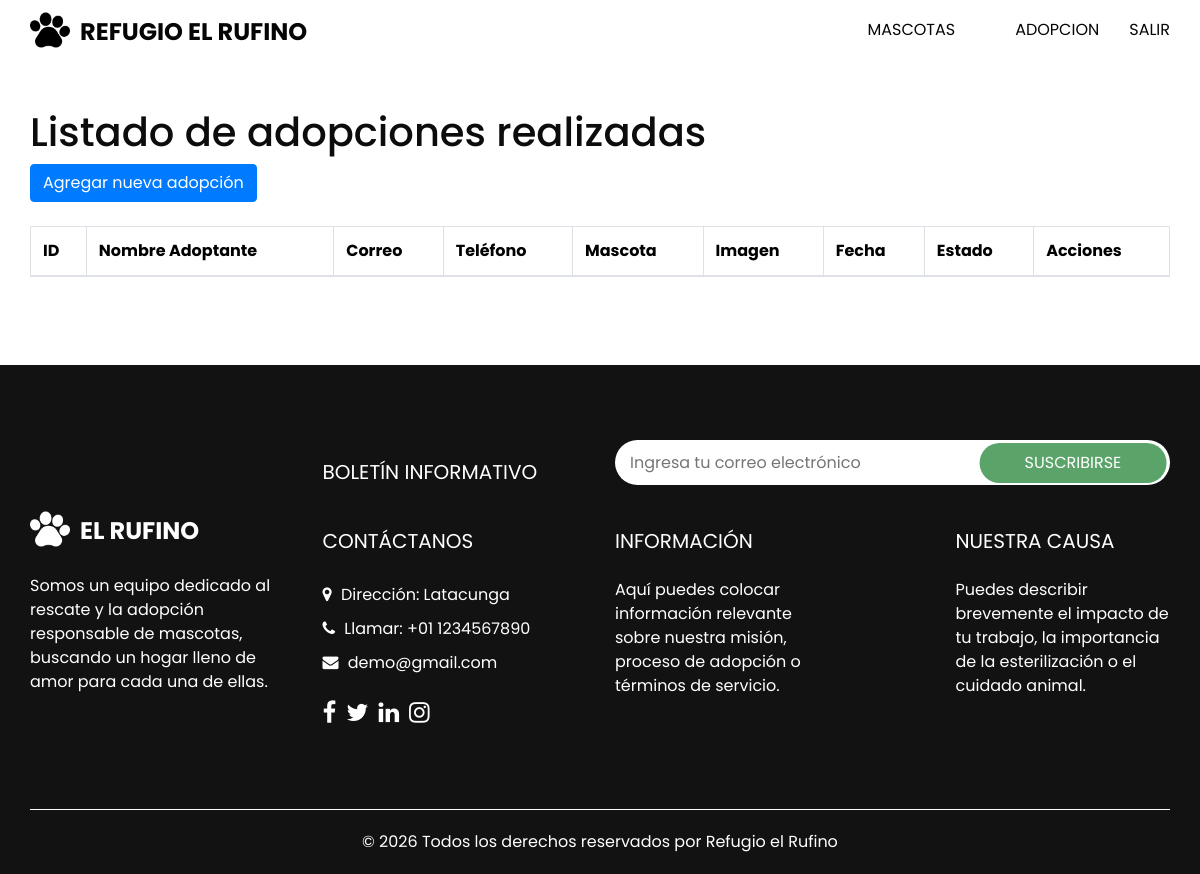
The app's page /inicio3/ (signed in), older data.
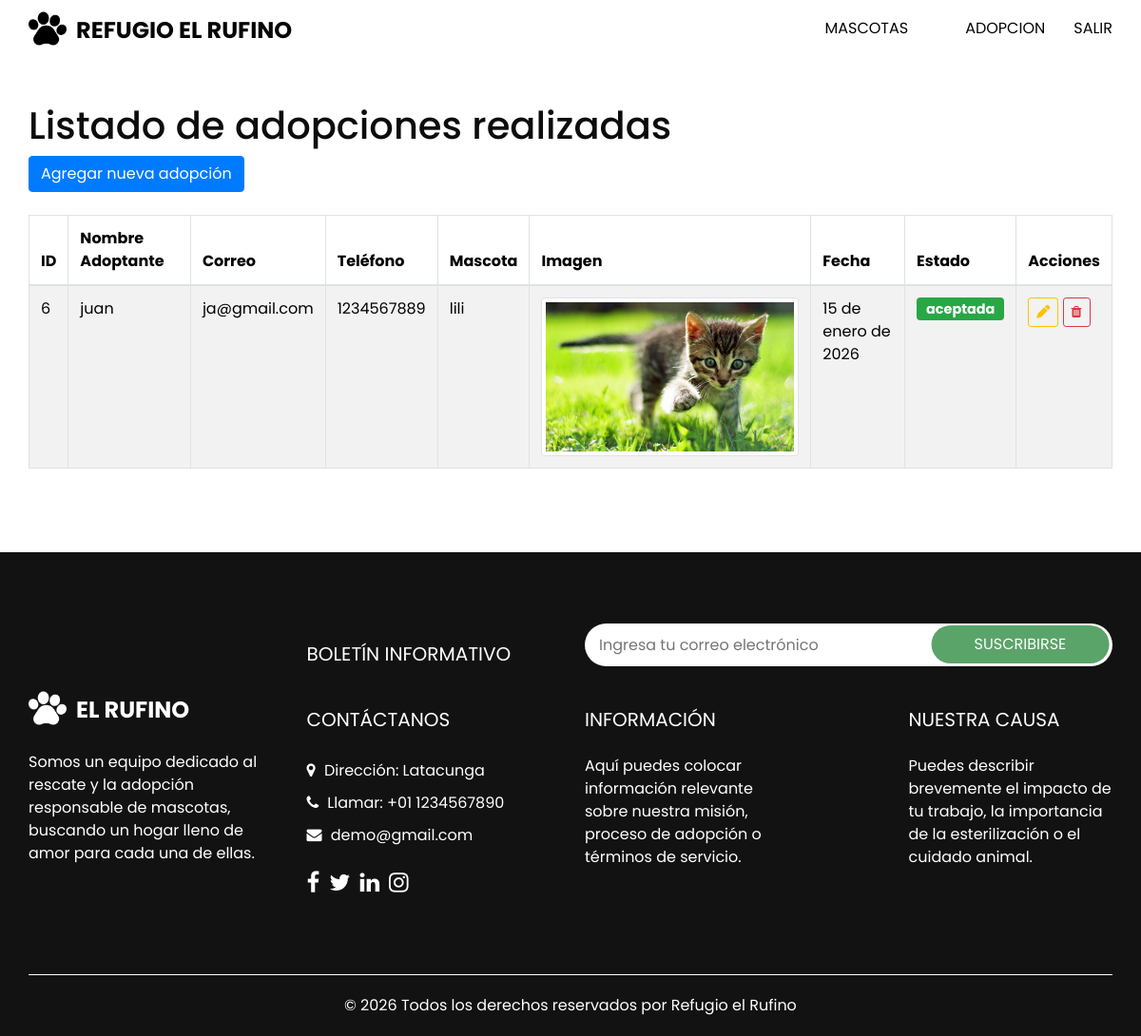
The same page, newer data.
### Aplicaciones/Adopcion/models.py (models this page shows, shortened)
class Adopcion(models.Model):
    ESTADO_CHOICES = [
        ('pendiente', 'Pendiente'),
        ('aceptada', 'Aceptada'),
        ('rechazada', 'Rechazada'),
    ]
    nombre_adoptante = models.CharField(max_length=200)
    correo = models.EmailField()
    telefono = models.CharField(max_length=15)
    mascota = models.ForeignKey(Mascota, on_delete=models.CASCADE)
    fecha = models.DateField(default=date.today)
    estado = models.CharField(max_length=10, choices=ESTADO_CHOICES, default='pendiente')

### Aplicaciones/Mascota/models.py (models this page shows, shortened)
class Mascota(models.Model):
    ESPECIE_CHOICES = [
        ('Perro', 'Perro'),
        ('Gato', 'Gato'),
        ('Otro', 'Otro'),
    ]
    codigo = models.CharField(max_length=50, unique=True)
    nombre = models.CharField(max_length=200)
    especie = models.CharField(max_length=20, choices=ESPECIE_CHOICES)
    edad = models.PositiveIntegerField()
    adoptado = models.BooleanField(default=False)
    imgMascota = models.ImageField(upload_to='imgMascota/', blank=True, null=True)

### Aplicaciones/Adopcion/views.py (the view)
# urls.py: path('', views.inicioadopcion, name='inicioadopcion'),
@login_required
def inicioadopcion(request):
    listadoAdo = Adopcion.objects.all()
    return render(request, 'inicio3.html', {'adopciones': listadoAdo})

### Aplicaciones/Adopcion/templates/inicio3.html (shortened to what this page needs)
{% extends './plantilla.html' %}
{% block contenido %}
<br><br>
<div class="container">
    <h1>Listado de adopciones realizadas</h1>
    <a href="{% url 'nuevaAdopcion' %}" class="btn btn-primary">Agregar nueva adopción</a>
    <br><br>
    <table class="table table-bordered table-striped table-hover" id="tbl_ado">
        <thead>
            <tr>
                <th>ID</th>
                <th>Nombre Adoptante</th>
                <th>Correo</th>
                <th>Teléfono</th>
                <th>Mascota</th>
                <th>Imagen</th>
                <th>Fecha</th>
                <th>Estado</th>
                <th>Acciones</th>
            </tr>
        </thead>
        <tbody>
            {% for adopcion in adopciones %}
            <tr>
                <td>{{ adopcion.id }}</td>
                <td>{{ adopcion.nombre_adoptante }}</td>
                <td>{{ adopcion.correo }}</td>
                <td>{{ adopcion.telefono }}</td>
                <td>{{ adopcion.mascota.nombre }}</td>
                <td>
                    {% if adopcion.mascota.imgMascota %}
                        <img src="{{ adopcion.mascota.imgMascota.url }}"
                             class="img-thumbnail"
                             height="60"
                             alt="{{ adopcion.mascota.nombre }}"
                             style="cursor: pointer;"
                             data-bs-toggle="modal"
                             data-bs-target="#imagenModal{{ adopcion.id }}">
                    {% else %}
                        Sin imagen
                    {% endif %}
                </td>
                <td>{{ adopcion.fecha }}</td>
                <td>
                    <span class="badge
                        {% if adopcion.estado == 'pendiente' %}bg-warning
                        {% elif adopcion.estado == 'aceptada' %}bg-success
                        {% else %}bg-danger{% endif %}">
                        {{ adopcion.estado }}
                    </span>
                </td>
                <td>
                    <a href="{% url 'editarAdopcion' adopcion.id %}" class="btn btn-outline-warning btn-sm">
                        <i class="fa fa-pen"></i>
                    </a>
                    <a href="{% url 'eliminarAdopcion' adopcion.id %}" class="btnEliminar btn btn-outline-danger btn-sm" data-id="{{ adopcion.id }}">
                        <i class="fa fa-trash"></i>
                    </a>
                </td>
            </tr>
            {% endfor %}
        </tbody>
    </table>
</div>
{% endblock %}

Row changes from the older to the newer data that the page shows:
added Adopcion: id "6", nombre_adoptante "juan", correo "ja@gmail.com", telefono "1234567889", mascota.nombre "lili", mascota.imgMascota (picture), fecha "15 de enero de 2026", estado "aceptada"
